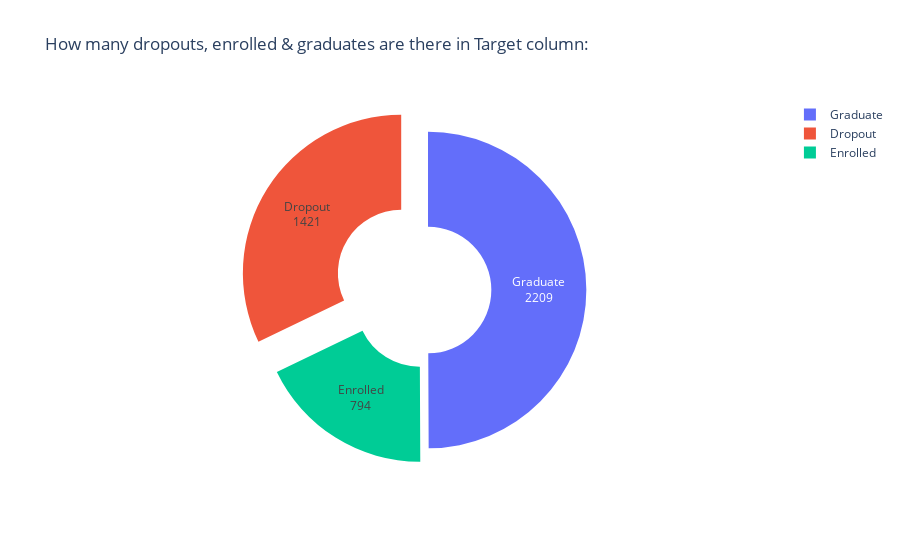

Write notebook code for a chart like this one.
### Code cell
x = data['Target'].value_counts().index
y = data['Target'].value_counts().values

df = pd.DataFrame({
    'Target': x,
    'Count_T' : y
})

fig = px.pie(df,
             names ='Target', 
             values ='Count_T',
            title='How many dropouts, enrolled & graduates are there in Target column:')

fig.update_traces(labels=['Graduate','Dropout','Enrolled'], hole=0.4,textinfo='value+label', pull=[0,0.2,0.1])
fig.show()

### Figure 1 — Plotly figure (JSON) as saved in the notebook; plotly's stock layout.template omitted (floating-point values rounded to 4 significant figures)
{"data": [{"domain": {"x": [0, 1], "y": [0, 1]}, "hole": 0.4, "hovertemplate": "Target=%{label}<br>Count_T=%{value}<extra></extra>", "labels": ["Graduate", "Dropout", "Enrolled"], "legendgroup": "", "name": "", "pull": [0, 0.2, 0.1], "showlegend": true, "textinfo": "value+label", "type": "pie", "values": [2209, 1421, 794]}], "layout": {"legend": {"tracegroupgap": 0}, "title": {"text": "How many dropouts, enrolled & graduates are there in Target column:"}}}
